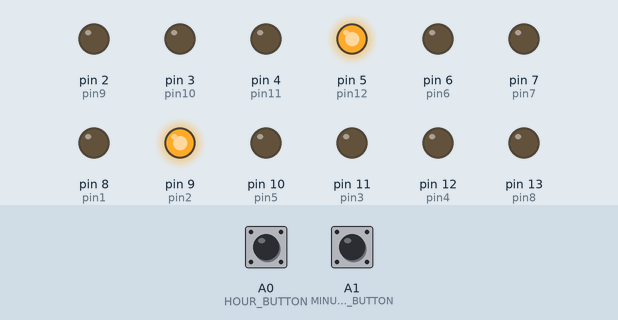
This sketch was run on a simulated Arduino Uno, built with avr-gcc and run on an emulated ATmega328P. On the bench: output pins drawn as LEDs (lit = HIGH). The inputs (shaded band) are chosen by the test bench; at power-on: A0 (HOUR_BUTTON) HIGH, A1 (MINUTE_BUTTON) HIGH. What the sketch prints to the serial monitor is not drawn.

Above: at 1.2 s.
1.3 s: A0 (HOUR_BUTTON) pulled LOW for 0.15 s
At 1.9 s:
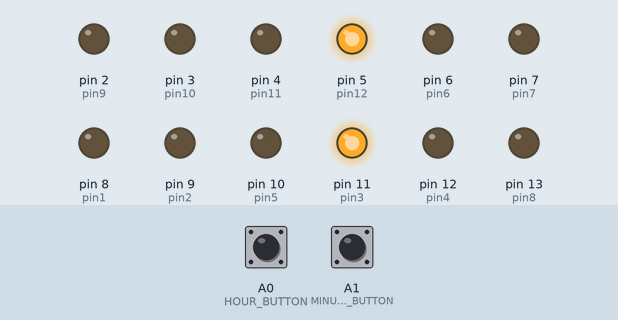
3.0 s: A1 (MINUTE_BUTTON) pulled LOW for 0.15 s
At 4.5 s:
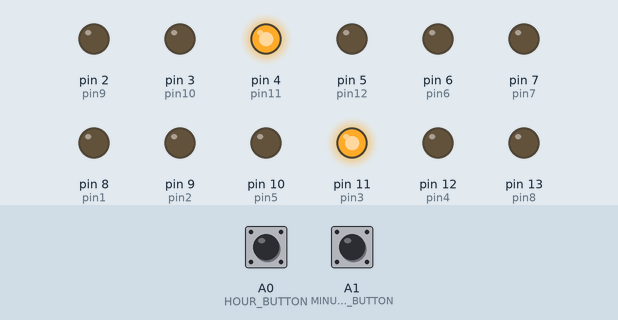
4.8 s: A0 (HOUR_BUTTON) pulled LOW for 1 s
At 7.1 s:
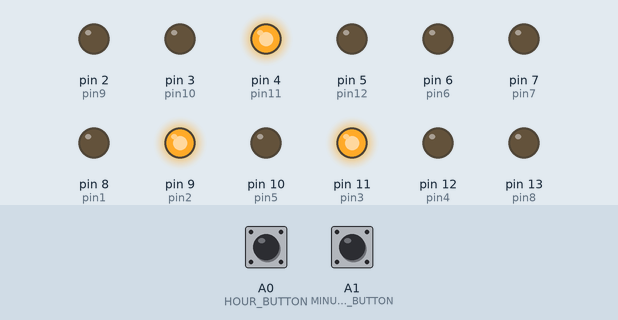
7.4 s: A1 (MINUTE_BUTTON) pulled LOW for 1 s
At 9.2 s:
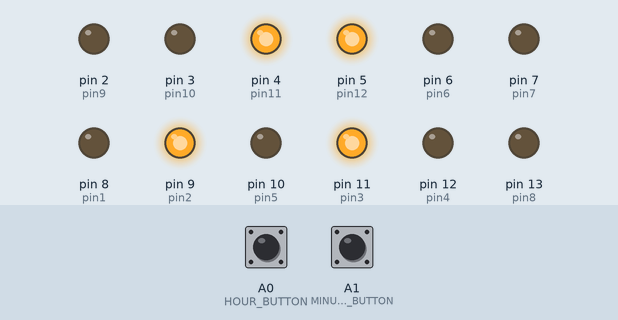
10.0 s: A0 (HOUR_BUTTON) pulled LOW for 0.15 s
At 11.1 s:
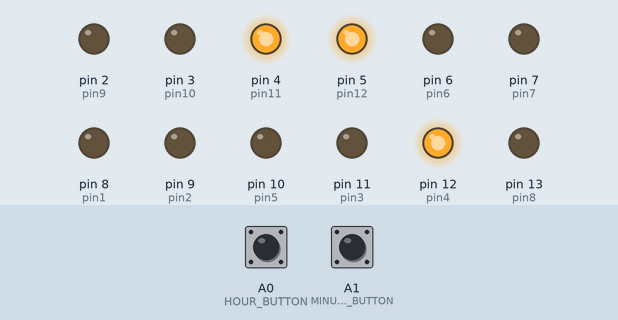
11.7 s: A1 (MINUTE_BUTTON) pulled LOW for 0.15 s
At 13.4 s:
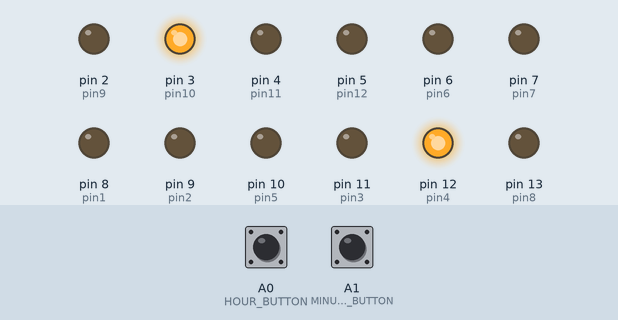
Timing chart, 0 to 14.5 s (numbered marks = the images above; inputs shaded):
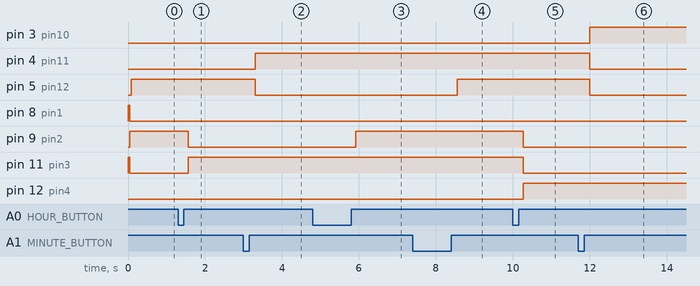

The sketch:

Nixie_clock.ino
```cpp
// Define button pins
#define HOUR_BUTTON A0
#define MINUTE_BUTTON A1

// Define variables for storing time
int hours = 12;
int minutes = 0;
int seconds = 0;

//define digital pins
int pin1 = 8;

int pin2 = 9;
int pin3 = 11;
int pin4 = 12;
int pin5 = 10;

int pin6 = 6;
int pin7 = 7;
int pin8 = 13;

int pin9 = 2;
int pin10 = 3;
int pin11 = 4;
int pin12 = 5;

//counter for how long the button has been pressed
int hourCount = 0;
int minCount = 0;

// Define variable for keeping track of last time the time was updated
unsigned long lastUpdateTime = 0;

void setup() {
  // Set button pins as inputs with pull-up resistors
  pinMode(HOUR_BUTTON, INPUT);
  pinMode(MINUTE_BUTTON, INPUT);
  pinMode(pin1, OUTPUT);
  pinMode(pin2, OUTPUT);
  pinMode(pin3, OUTPUT);
  pinMode(pin4, OUTPUT);
  pinMode(pin5, OUTPUT);
  pinMode(pin6, OUTPUT);
  pinMode(pin7, OUTPUT);
  pinMode(pin8, OUTPUT);
  pinMode(pin9, OUTPUT);
  pinMode(pin10, OUTPUT);
  pinMode(pin11, OUTPUT);
  pinMode(pin12, OUTPUT);

  Serial.begin(9600);
}

void loop() {

  // Read hour button state and debounce
  if (!digitalRead(HOUR_BUTTON))
  {
    hourCount = 0;      //reset counter if button not pressed
  }
  else
  {
    hourCount++;        //increment counter if pressed

    if (hourCount == 12)
    {
      hours++;          //if button pressed consistently then increment hour
      if (hours >= 13)
      {
        hours = 1;
      }
    }
  }

  if (!digitalRead(MINUTE_BUTTON))
  {
    minCount = 0;
  }
  else
  {
    minCount++;
    if (minCount == 15)
    {
      minutes++;
      if (minutes >=60)
      {
        minutes = 0;
      }
    }
  }

  // Increment time if 1 second has elapsed
  unsigned long currentTime = millis();
  if (currentTime - lastUpdateTime >= 1000) {
    seconds++;
    if (seconds == 60) {
      seconds = 0;
      minutes++;
      if (minutes == 60) {
        minutes = 0;
        hours++;
      }
    }
    lastUpdateTime = currentTime;
  }

  int binStrHH = hours /10;
  int binStrHL = hours % 10;
  int binStrMH = minutes / 10;
  int binStrML = minutes % 10;

  // Output the hours tens place binary string to the four digital output pins
  //only need 1 pin for 0 and 1
  //if there are enough open pins add one to enable 24 hr time

  digitalWrite(pin1, bitRead(hours / 10, 0));

  digitalWrite(pin2, bitRead(hours % 10, 0));
  digitalWrite(pin3, bitRead(hours % 10, 1));
  digitalWrite(pin4, bitRead(hours % 10, 2));
  digitalWrite(pin5, bitRead(hours % 10, 3));

  digitalWrite(pin8, bitRead(minutes / 10, 0));
  digitalWrite(pin7, bitRead(minutes / 10, 1));
  digitalWrite(pin6, bitRead(minutes / 10, 2));
  //last digit completley doesn't light up, probably a bad connection or tube was damaged after my last test
  digitalWrite(pin12, bitRead(minutes % 10, 0));
  digitalWrite(pin11, bitRead(minutes % 10, 1));
  digitalWrite(pin10, bitRead(minutes % 10, 2));
  digitalWrite(pin9, bitRead(minutes % 10, 3));

  /*//manually set pins for troubleshooting
  digitalWrite(pin1,HIGH);

  digitalWrite(pin2,LOW);
  digitalWrite(pin3,LOW);
  digitalWrite(pin4,HIGH);  //4
  digitalWrite(pin5,LOW);

  digitalWrite(pin6,LOW);
  digitalWrite(pin7,LOW);
  digitalWrite(pin8,LOW);

  digitalWrite(pin9,LOW);
  digitalWrite(pin10,LOW);
  digitalWrite(pin11,LOW);
  digitalWrite(pin12,LOW);
  */

  // Print time on Serial Monitor for troubleshooting
  Serial.print(hours / 10);
  Serial.print(hours % 10);
  Serial.print(":");
  Serial.print(minutes / 10);
  Serial.print(minutes % 10);
  Serial.println();
  Serial.print(bitRead(hours%10, 1));
  Serial.println();

  //delay(200);
}
```

Measured:
- after the input at 1.3 s, pin 9 (pin2): HIGH → LOW after 0.27 s; pin 11 (pin3): LOW → HIGH after 0.27 s
- after the input at 3.0 s, pin 4 (pin11): LOW → HIGH after 0.30 s; pin 5 (pin12): HIGH → LOW after 0.30 s
- after the input at 4.8 s, pin 9 (pin2): LOW → HIGH after 1.1 s
- after the input at 7.4 s, pin 5 (pin12): LOW → HIGH after 1.2 s
- after the input at 10.0 s, pin 9 (pin2), pin 11 (pin3): HIGH → LOW after 0.27 s; pin 12 (pin4): LOW → HIGH after 0.27 s
- after the input at 11.7 s, pin 3 (pin10): LOW → HIGH after 0.30 s; pin 4 (pin11), pin 5 (pin12): HIGH → LOW after 0.30 s
